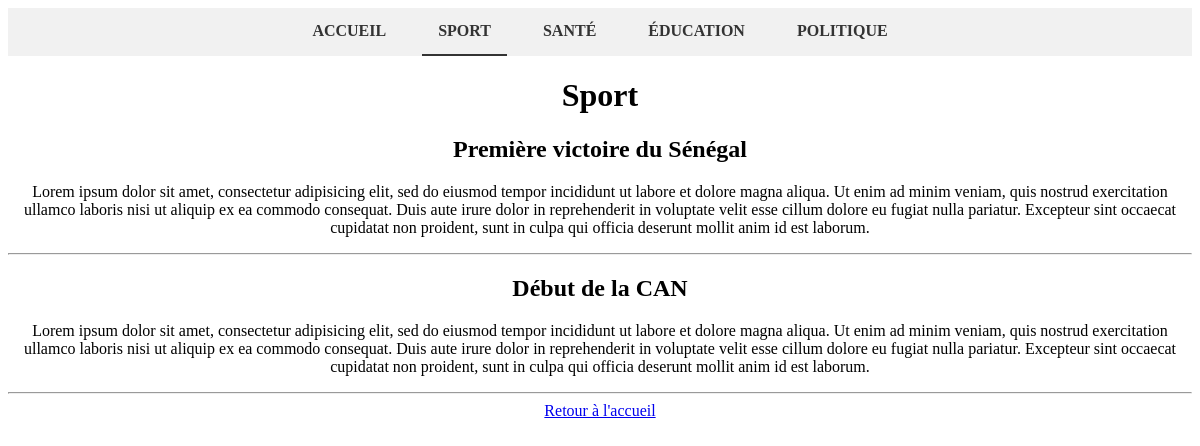
Screenshot of /version2/index.php?action=sport with the database file from the repository.
### tables this page shows
CREATE TABLE IF NOT EXISTS `article` (
  `id` int NOT NULL AUTO_INCREMENT,
  `titre` varchar(255) DEFAULT NULL,
  `contenu` text,
  `dateCreation` datetime DEFAULT CURRENT_TIMESTAMP,
  `dateModification` datetime DEFAULT CURRENT_TIMESTAMP,
  `categorie` int DEFAULT NULL,
  PRIMARY KEY (`id`),
  KEY `fk_categorie_article` (`categorie`)
);

### version2/controller/SportController.php (called while the page is built)
<?php
class SportController {
 public function index() {
        $sportModel = new ArticleModel();
        $articles = $sportModel->getArticlesByCategory(1);
        require 'views/sport.php';
    }
}

### version2/index.php (called while the page is built, shortened)
<?php
require_once 'controller/SportController.php';
require_once 'modele/ArticleModel.php';
require_once 'config.php';
$action = isset($_GET['action']) ? $_GET['action'] : 'home';
switch ($action) {
    case 'sport':
        $controller = new SportController();
        break;
}
$controller->index();
?>

### version2/modele/ArticleModel.php (called while the page is built)
<?php
class ArticleModel {
    private $conn;
    public function __construct() {
        $daoFactory = new DaoFactory();
        $this->conn = $daoFactory->getDbConnection();
    }
    public function getArticlesByCategory($categoryId) {
        $sql = "SELECT * FROM Article WHERE categorie = :categoryId";
        $stmt = $this->conn->prepare($sql);
        $stmt->bindParam(':categoryId', $categoryId, PDO::PARAM_INT);
        $stmt->execute();
        return $stmt->fetchAll(PDO::FETCH_ASSOC);
    }
}

### version2/config.php (called while the page is built)
<?php
class DaoFactory {
    private $conn;
    public function getDbConnection(){
        try {
            if (!$this->conn) {
                $this->conn = new PDO(
                    'mysql:host=localhost;dbname=mglsi_news;charset=utf8',
                    'root',
                    ''
                );
                $this->conn->setAttribute(PDO::ATTR_ERRMODE, PDO::ERRMODE_EXCEPTION);
            }
            return $this->conn;
        } catch (PDOException $e) {
            die('Erreur de connexion à la base de données : ' . $e->getMessage());
        }
    }
}

### version2/views/sport.php (the view, shortened to what this page needs)
<!DOCTYPE html>
<html>
<head>
</head>
<body>
    <ul class="navbar">
        <li><a href="index.php" >Accueil</a></li>
        <li><a href="index.php?action=sport" class="active">Sport</a></li>
        <li><a href="index.php?action=sante">Santé</a></li>
        <li><a href="index.php?action=education" >Éducation</a></li>
        <li><a href="index.php?action=politique">Politique</a></li>
    </ul>
    <center>
    <h1>Sport</h1>
    <?php if (!empty($articles)) : ?>
        <?php foreach ($articles as $article) : ?>
            <h2><?php echo $article['titre']; ?></h2>
            <p><?php echo $article['contenu']; ?></p>
            <hr>
        <?php endforeach; ?>
    <?php else : ?>
        <p>Aucun article trouvé dans la catégorie 'Sport'.</p>
    <?php endif; ?>
    <a href="index.php?action=home">Retour à l'accueil</a>
</body>
</html>

### version2/views/sport.php (style rules this page uses)
ul.navbar { list-style-type: none; margin: 0; padding: 0; overflow: hidden; background-color: #f1f1f1; display: flex; justify-content: center; }
ul.navbar li { float: left; margin: 0 10px; }
ul.navbar li a { display: block; color: #333; text-align: center; padding: 14px 16px; text-decoration: none; font-weight: bold; text-transform: uppercase; border-bottom: 2px solid transparent; }
ul.navbar li a.active { border-bottom: 2px solid #333; }

### rows the page displays
article: titre "Première victoire du Sénégal", contenu "Lorem ipsum dolor sit amet, consectetur adipisicing elit, sed do eiusmod tempor incididunt ut labore et dolore magna aliqua. Ut enim ad minim veniam, quis nostrud exercitation ullamco laboris nisi ut aliquip ex ea commodo consequat. Duis aute irure dolor in reprehenderit in voluptate velit esse cillum dolore eu fugiat nulla pariatur. Excepteur sint occaecat cupidatat non proident, sunt in culpa qui officia deserunt mollit anim id est laborum."
article: titre "Début de la CAN", contenu "Lorem ipsum dolor sit amet, consectetur adipisicing elit, sed do eiusmod tempor incididunt ut labore et dolore magna aliqua. Ut enim ad minim veniam, quis nostrud exercitation ullamco laboris nisi ut aliquip ex ea commodo consequat. Duis aute irure dolor in reprehenderit in voluptate velit esse cillum dolore eu fugiat nulla pariatur. Excepteur sint occaecat cupidatat non proident, sunt in culpa qui officia deserunt mollit anim id est laborum."
